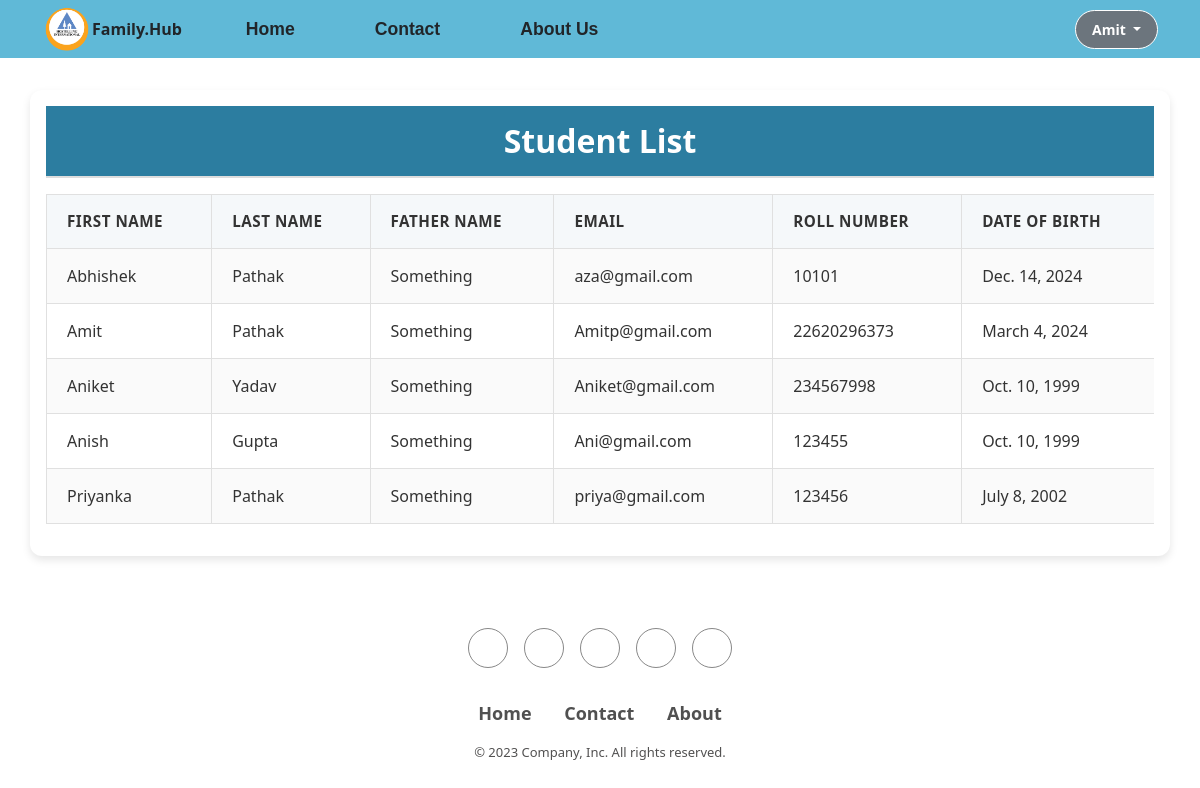
The app's page /students/ (signed in) with its own data.
### home/models.py (models this page shows, shortened)
class Student(models.Model):
    first_name = models.CharField(max_length=100)
    last_name = models.CharField(max_length=100)
    father_name = models.CharField(max_length=100)
    roll_number = models.IntegerField(unique=True)
    email = models.EmailField(unique=True)
    phone_number = models.IntegerField()
    address = models.TextField()
    date_of_birth = models.DateField()
    created_at = models.DateTimeField(auto_now_add=True)

### home/views.py (the view)
# urls.py: path("students/", views.student_list, name="student_list"),
@login_required
def student_list(request):
    students = Student.objects.all()
    return render(request, "student_list.html", {"students": students})

### templates/student_list.html (shortened to what this page needs)
{% extends 'layout/base.html' %}
{% load static %}
{% block content %}
<div id="container">
    <h2>Student List</h2>
    <table>
        <tr>
            <th>First Name</th>
            <th>Last Name</th>
            <th>Father Name</th>
            <th>Email</th>
            <th>Roll Number</th>
            <th>Date of Birth</th>
        </tr>
        {% for student in students|dictsort:"first_name" %}
        <tr>
            <td>{{ student.first_name }}</td>
            <td>{{ student.last_name }}</td>
            <td>{{ student.father_name }}</td>
            <td>{{ student.email }}</td>
            <td>{{ student.roll_number }}</td>
            <td>{{ student.date_of_birth }}</td>
        </tr>
        {% endfor %}
    </table>
</div>
{% endblock content %}

### templates/components/navbar.html (shortened to what this page needs)
{% load static %}
<header class="p-1" id="navbar">
    <div class="container">
        <div class="d-flex flex-wrap align-items-center justify-content-center justify-content-lg-start">
            <img class="logo" src="{% static '/images/logo2.png' %}" style="width: 50px; height: 50px;" alt="">
            <a class="navbar-brand" href="#">
                <b>Family.Hub</b>
            </a>
            <ul class="nav col-12 col-lg-auto me-lg-auto mb-2 justify-content-center mb-md-0">
                <li><a href="{% url 'home' %}" class="nav-link active px-3 text-dark">Home</a></li>
                <li><a href="{% url 'contact' %}" class="nav-link px-3 text-dark">Contact</a></li>
                <li><a href="{% url 'about' %}" class="nav-link px-3 text-dark">About Us</a></li>
            </ul>
            <div class="text-end">
                {% if user.is_authenticated %}
                <div class="dropdown open">
                    <a class="btn btn-secondary dropdown-toggle" type="button" id="triggerId" data-bs-toggle="dropdown"
                        aria-haspopup="true" aria-expanded="false">
                        {{user.username|title}}
                    </a>
                </div>
                {% else %}
                <a href="{% url 'login' %}" class="btn  me-2">Login</a>
                <a href="{% url 'register' %}" class="btn btn-warning">Register</a>
                {% endif %}
            </div>
        </div>
    </div>
</header>

### templates/student_list.html (style rules this page uses)
#container { background-color: #ffffff; width: 95%; margin: 2rem auto; box-shadow: 0 4px 8px rgba(0, 0, 0, 0.1); border-radius: 12px; overflow: hidden; padding: 1rem; }
h2 { text-align: center; font-size: 2rem; color: #fff; font-weight: bold; background-color: #2c7da0; margin: 0; padding: 1rem 0; border-bottom: 2px solid #ddd; }
table { width: 100%; border-collapse: collapse; margin: 1rem 0; box-sizing: border-box; }
th, td { padding: 15px 20px; text-align: left; border: 1px solid #e0e0e0; color: #333; }
th { background-color: #f5f8fa; text-transform: uppercase; font-size: 0.95rem; font-weight: 600; letter-spacing: 0.5px; }
tr:nth-child(even) { background-color: #fafafa; }
td { font-size: 1rem; }
td, th { border-right: 1px solid #e0e0e0; }
td:last-child, th:last-child { border-right: none; }

### templates/components/navbar.html (style rules this page uses)
#navbar { background-color: rgba(27, 155, 198, 0.693); }
.nav-link { font-size: 1.1rem; margin-left: 3rem; font-family: sans-serif; font-weight: bold; }
.text-end .btn { border: 1px solid #ffffff; color: #ffffff; font-size: 14px; font-weight: bold; padding: 0.5rem 1rem; border-radius: 50px; text-transform: capitalize; }

### records on screen
Student: first_name "Abhishek", last_name "Pathak", father_name "Something", email "aza@gmail.com", roll_number "10101", date_of_birth "Dec. 14, 2024"
Student: first_name "Amit", last_name "Pathak", father_name "Something", email "Amitp@gmail.com", roll_number "22620296373", date_of_birth "March 4, 2024"
Student: first_name "Aniket", last_name "Yadav", father_name "Something", email "Aniket@gmail.com", roll_number "234567998", date_of_birth "Oct. 10, 1999"
Student: first_name "Anish", last_name "Gupta", father_name "Something", email "Ani@gmail.com", roll_number "123455", date_of_birth "Oct. 10, 1999"
Student: first_name "Priyanka", last_name "Pathak", father_name "Something", email "priya@gmail.com", roll_number "123456", date_of_birth "July 8, 2002"

### other values on screen
{{ user.username|title }} "Amit"
